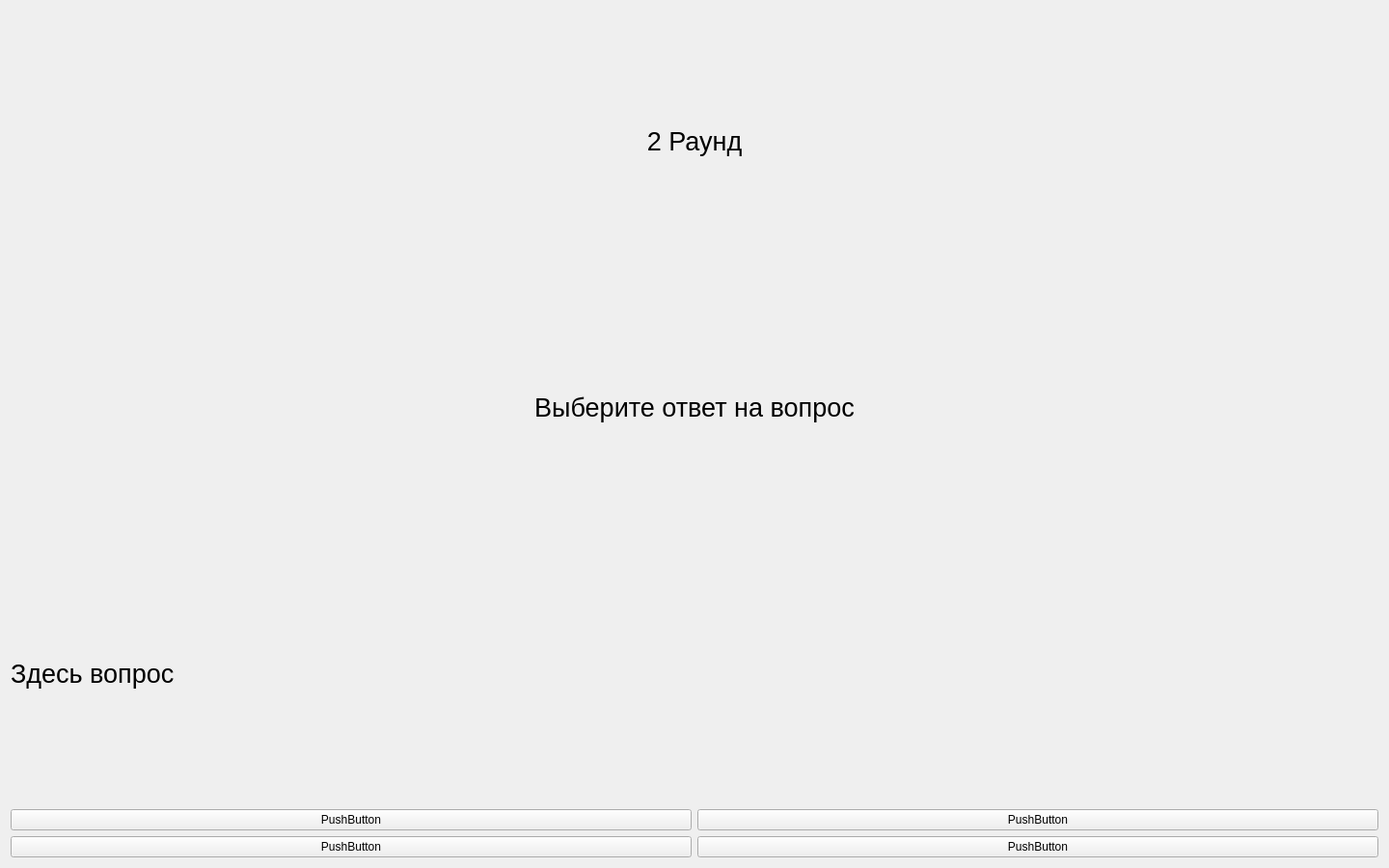
<?xml version="1.0" encoding="UTF-8"?>
<ui version="4.0">
 <class>playersecondpartgame</class>
 <widget class="QWidget" name="playersecondpartgame">
  <property name="geometry">
   <rect>
    <x>0</x>
    <y>0</y>
    <width>1440</width>
    <height>900</height>
   </rect>
  </property>
  <property name="windowTitle">
   <string>Form</string>
  </property>
  <layout class="QVBoxLayout" name="verticalLayout">
   <item>
    <widget class="QLabel" name="label">
     <property name="font">
      <font>
       <pointsize>20</pointsize>
      </font>
     </property>
     <property name="text">
      <string>2 Раунд</string>
     </property>
     <property name="alignment">
      <set>Qt::AlignCenter</set>
     </property>
    </widget>
   </item>
   <item>
    <widget class="QLabel" name="label_3">
     <property name="font">
      <font>
       <pointsize>20</pointsize>
      </font>
     </property>
     <property name="text">
      <string>Выберите ответ на вопрос</string>
     </property>
     <property name="alignment">
      <set>Qt::AlignCenter</set>
     </property>
    </widget>
   </item>
   <item>
    <widget class="QLabel" name="label_2">
     <property name="font">
      <font>
       <pointsize>20</pointsize>
      </font>
     </property>
     <property name="text">
      <string>Здесь вопрос</string>
     </property>
    </widget>
   </item>
   <item>
    <layout class="QGridLayout" name="gridLayout">
     <item row="0" column="0">
      <widget class="QPushButton" name="pushButton">
       <property name="text">
        <string>PushButton</string>
       </property>
      </widget>
     </item>
     <item row="0" column="1">
      <widget class="QPushButton" name="pushButton_2">
       <property name="text">
        <string>PushButton</string>
       </property>
      </widget>
     </item>
     <item row="1" column="0">
      <widget class="QPushButton" name="pushButton_3">
       <property name="text">
        <string>PushButton</string>
       </property>
      </widget>
     </item>
     <item row="1" column="1">
      <widget class="QPushButton" name="pushButton_4">
       <property name="text">
        <string>PushButton</string>
       </property>
      </widget>
     </item>
    </layout>
   </item>
  </layout>
 </widget>
 <resources/>
 <connections/>
</ui>
